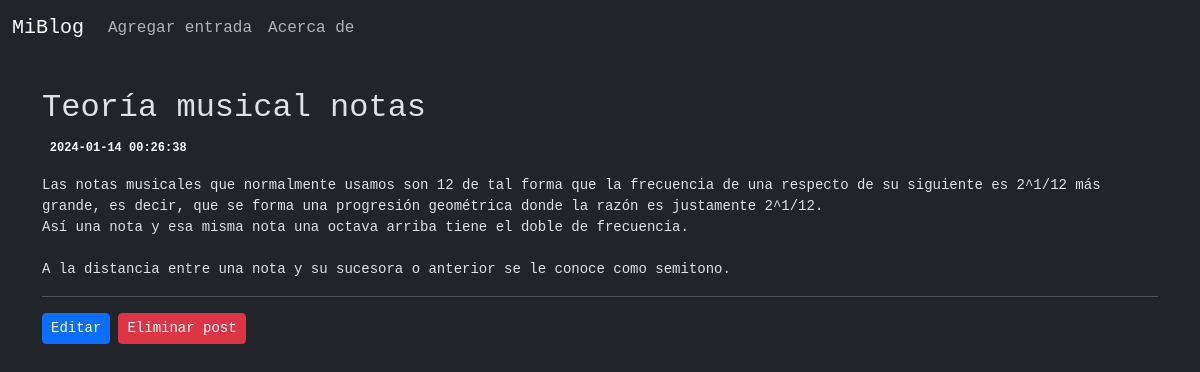
The page /post/5 on the database its author committed.
### tables this page shows
CREATE TABLE posts (
    id INTEGER PRIMARY KEY AUTOINCREMENT,
    created TIMESTAMP NOT NULL DEFAULT CURRENT_TIMESTAMP,
    title TEXT NOT NULL,
    content TEXT NOT NULL
);

### main.py (the view)
@app.route("/post/<int:id>")
def post(id):
    post = get_post(id)
    return render_template('post.html', post=post)

### main.py (called while the page is built)
def get_db_connection():
    conn = sqlite3.connect('database.db')
    conn.row_factory = sqlite3.Row
    return conn

def get_post(post_id):
    conn = get_db_connection()
    post = conn.execute('SELECT * FROM posts WHERE id = ?',
                        (post_id,)).fetchone()
    conn.close()
    if post is None:
        abort(404)
    return post

### templates/post.html
{% extends 'base.html' %}
{% block content %}
<h2>{% block title %} {{ post['title'] }} {% endblock %}</h2>
<span class="badge badge-primary">{{ post['created'] }}</span>
<p><pre>{{ post['content'] }}</pre></p>
<hr>
<div class="btn-toolbar" >
    <div class="btn-group me-2" role="group">
        <a href="{{ url_for('edit', id=post['id']) }}">
            <button class="btn btn-primary btn-sm">Editar</button>
        </a>
    </div>
    <div class="btn-group me-2" role="group">
        <form action="{{ url_for('delete', id=post['id']) }}" method="POST">
            <input type="submit" value="Eliminar post" class="btn btn-danger btn-sm" onclick="return confirm('¿Seguro?')">
        </form>
    </div>
</div>
{% endblock %}

### static/styles/styles.css (style rules this page uses)
pre { white-space: pre-wrap; white-space: -moz-pre-wrap; white-space: -pre-wrap; white-space: -o-pre-wrap; word-wrap: break-word; }
html * { font-family: "Lucida Console", "Courier New", monospace; }

### rows shown on the page
posts: title "Teoría musical notas", created "2024-01-14 00:26:38", content "Las notas musicales que normalmente usamos son 12 de tal forma que la frecuencia de una respecto de su siguiente es 2^1/12 más grande, es decir, que se forma una progresión geométrica donde la razón es justamente 2^1/12. Así una nota y esa misma nota una octava arriba tiene el doble de frecuencia. A la distancia entre una nota y su sucesora o anterior se le conoce como semitono."
